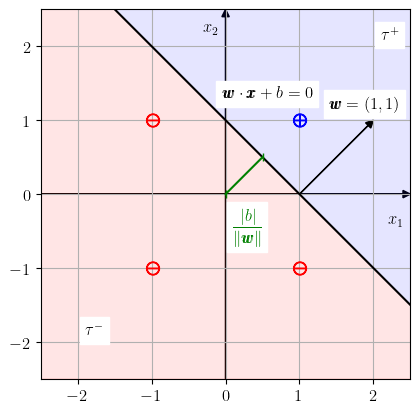

Here is the Python script that generated this plot:
import numpy as np
from numpy import linalg
import matplotlib.pyplot as plt

# use LaTeX
plt.rcParams.update({
    "text.usetex": True,
    "font.family": "sans-serif",
    "font.sans-serif": ["Helvetica"],
    "font.size": 12,
    "savefig.bbox": 'tight'})
plt.rc('text.latex', preamble=r'\usepackage{amsmath}')


fig = plt.figure()
ax = fig.add_subplot(1,1,1)

ax.set_aspect('equal', 'box')
ax.set_xlim([-2.5,2.5])
ax.set_ylim([-2.5,2.5])
ax.grid()

ax.set_xticks([-2,-1,0,1,2])
ax.set_yticks([-2,-1,0,1,2])

ax.arrow(-2.5,0,5,0,
         length_includes_head=True,
         head_width=0.1,
         head_length=0.1,
         color='black')
ax.text(2.2,-0.4,"$x_1$")

ax.arrow(0,-2.5,0,5,
         length_includes_head=True,
         head_width=0.1,
         head_length=0.1,
         color='black')
ax.text(-0.3,2.2,"$x_2$")

ax.plot([1],[1],
        marker='$\\oplus$',markersize=10,
        color='blue')
ax.plot([1,-1,-1],[-1,1,-1], ls="",
        marker='$\\ominus$',markersize=10,
        color='red')

# pesos e bias
w = np.array([1.,1.])
b = -1.

xx = np.linspace(-3,3)
yy = -(w[0]*xx+b)/w[1]
ax.plot(xx, yy, color="black")

ax.text(2.1, 2.1, "$\\tau^+$", backgroundcolor="white")
ax.fill_between(xx, yy, 2.5*np.ones_like(xx),
                color="blue", alpha=0.1)
ax.text(-1.9, -1.9, "$\\tau^-$", backgroundcolor="white")
ax.fill_between(xx, -2.5*np.ones_like(xx), yy,
                color="red", alpha=0.1)

x = 1
y = -(w[0]*x+b)/w[1]
nt = np.linalg.norm(w)
ax.arrow(x,y,w[0],w[1],
         length_includes_head=True,
         head_width=0.1,
         head_length=0.1,         
         color='black')
ax.text(x+w[0]-0.6,y+w[1]+0.16,'$\\pmb{w}=(1,1)$',
        color='black', backgroundcolor="white")

nt = np.linalg.norm(w)
d = -b/nt
ax.plot([0,d*w[0]/nt],[0,d*w[1]/nt],
        marker="|", color="green")
ax.text(0.1,-0.5,"$\\displaystyle\\frac{|b|}{\|\\pmb{w}\|}$",
        color="green", backgroundcolor="white")

ax.text(-0.05,1.3,'$\\pmb{w}\\cdot\\pmb{x}+b=0$',
        color="black", backgroundcolor="white")

fig.savefig("main.png")
plt.show()
